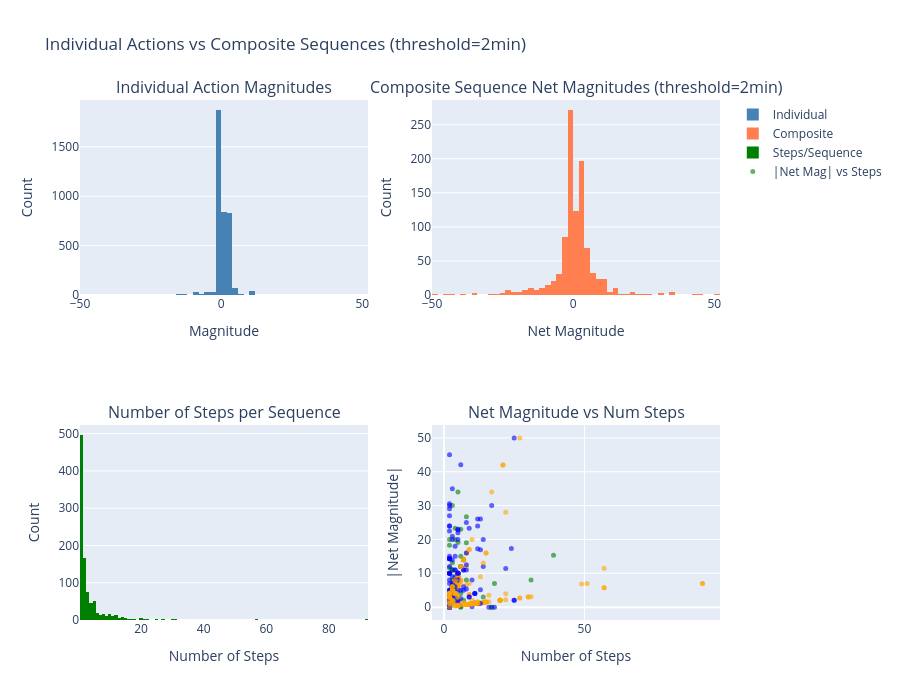

Notebook code for this chart:
### Code cell
# Visualize: Individual vs Composite magnitude distributions
# Use 2-minute threshold as the working example (can be adjusted after review)
working_threshold = 2  # minutes
sequences_df = results_by_threshold[working_threshold]

fig = make_subplots(
    rows=2, cols=2,
    subplot_titles=[
        f'Individual Action Magnitudes',
        f'Composite Sequence Net Magnitudes (threshold={working_threshold}min)',
        'Number of Steps per Sequence',
        'Net Magnitude vs Num Steps'
    ]
)

# Individual magnitudes
fig.add_trace(
    go.Histogram(x=all_actions_df['magnitude'], nbinsx=100, name='Individual', marker_color='steelblue'),
    row=1, col=1
)

# Composite net magnitudes
fig.add_trace(
    go.Histogram(x=sequences_df['net_magnitude'], nbinsx=100, name='Composite', marker_color='coral'),
    row=1, col=2
)

# Steps per sequence
multi_step = sequences_df[sequences_df['num_steps'] > 1]
fig.add_trace(
    go.Histogram(x=sequences_df['num_steps'], name='Steps/Sequence', marker_color='green'),
    row=2, col=1
)

# Scatter: net magnitude vs num_steps
fig.add_trace(
    go.Scatter(
        x=multi_step['num_steps'], y=multi_step['net_magnitude'].abs(),
        mode='markers', name='|Net Mag| vs Steps',
        marker=dict(
            color=multi_step['source'].map({'03LIC_1071': 'blue', '03LIC_1016': 'green', '03PIC_1013': 'orange'}),
            size=5, opacity=0.6
        ),
        text=multi_step['source'],
        hovertemplate='Tag: %{text}<br>Steps: %{x}<br>|Net Mag|: %{y:.2f}'
    ),
    row=2, col=2
)

fig.update_xaxes(title_text="Magnitude", row=1, col=1)
fig.update_xaxes(title_text="Net Magnitude", row=1, col=2)
fig.update_xaxes(title_text="Number of Steps", row=2, col=1)
fig.update_xaxes(title_text="Number of Steps", row=2, col=2)
fig.update_yaxes(title_text="Count", row=1, col=1)
fig.update_yaxes(title_text="Count", row=1, col=2)
fig.update_yaxes(title_text="Count", row=2, col=1)
fig.update_yaxes(title_text="|Net Magnitude|", row=2, col=2)

fig.update_layout(height=700, title_text=f"Individual Actions vs Composite Sequences (threshold={working_threshold}min)")
fig.show()

### Figure 1 — Plotly figure (JSON) as saved in the notebook; plotly's stock layout.template omitted (floating-point values rounded to 4 significant figures; data arrays with more than 128 entries replaced by an {"elided": "..."} marker saying what was removed)
{"data": [{"marker": {"color": "steelblue"}, "name": "Individual", "nbinsx": 100, "type": "histogram", "x": {"elided": "3854 float values"}, "xaxis": "x", "yaxis": "y"}, {"marker": {"color": "coral"}, "name": "Composite", "nbinsx": 100, "type": "histogram", "x": {"elided": "997 float values"}, "xaxis": "x2", "yaxis": "y2"}, {"marker": {"color": "green"}, "name": "Steps/Sequence", "type": "histogram", "x": {"elided": "997 int values"}, "xaxis": "x3", "yaxis": "y3"}, {"hovertemplate": "Tag: %{text}<br>Steps: %{x}<br>|Net Mag|: %{y:.2f}", "marker": {"color": {"elided": "500 str values"}, "opacity": 0.6, "size": 5}, "mode": "markers", "name": "|Net Mag| vs Steps", "text": {"elided": "500 str values"}, "type": "scatter", "x": {"elided": "500 int values"}, "xaxis": "x4", "y": {"elided": "500 float values"}, "yaxis": "y4"}], "layout": {"annotations": [{"font": {"size": 16}, "showarrow": false, "text": "Individual Action Magnitudes", "x": 0.225, "xanchor": "center", "xref": "paper", "y": 1, "yanchor": "bottom", "yref": "paper"}, {"font": {"size": 16}, "showarrow": false, "text": "Composite Sequence Net Magnitudes (threshold=2min)", "x": 0.775, "xanchor": "center", "xref": "paper", "y": 1, "yanchor": "bottom", "yref": "paper"}, {"font": {"size": 16}, "showarrow": false, "text": "Number of Steps per Sequence", "x": 0.225, "xanchor": "center", "xref": "paper", "y": 0.375, "yanchor": "bottom", "yref": "paper"}, {"font": {"size": 16}, "showarrow": false, "text": "Net Magnitude vs Num Steps", "x": 0.775, "xanchor": "center", "xref": "paper", "y": 0.375, "yanchor": "bottom", "yref": "paper"}], "height": 700, "title": {"text": "Individual Actions vs Composite Sequences (threshold=2min)"}, "xaxis": {"anchor": "y", "domain": [0, 0.45], "title": {"text": "Magnitude"}}, "xaxis2": {"anchor": "y2", "domain": [0.55, 1], "title": {"text": "Net Magnitude"}}, "xaxis3": {"anchor": "y3", "domain": [0, 0.45], "title": {"text": "Number of Steps"}}, "xaxis4": {"anchor": "y4", "domain": [0.55, 1], "title": {"text": "Number of Steps"}}, "yaxis": {"anchor": "x", "domain": [0.625, 1], "title": {"text": "Count"}}, "yaxis2": {"anchor": "x2", "domain": [0.625, 1], "title": {"text": "Count"}}, "yaxis3": {"anchor": "x3", "domain": [0, 0.375], "title": {"text": "Count"}}, "yaxis4": {"anchor": "x4", "domain": [0, 0.375], "title": {"text": "|Net Magnitude|"}}}}
